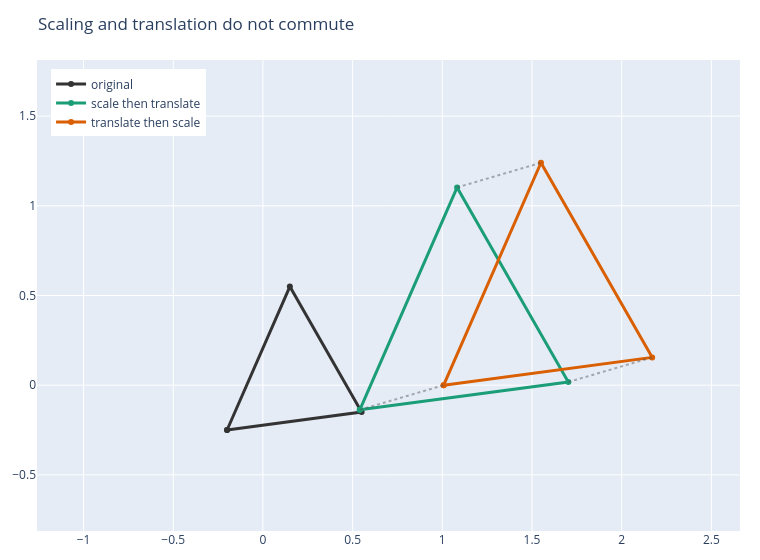

Notebook source saved alongside this figure:
### Code cell
fig_noncomm = go.Figure()
fig_noncomm.add_trace(go.Scatter(x=triangle[:, 0], y=triangle[:, 1], mode="lines+markers", name="original", line=dict(width=3, color="#333333")))
fig_noncomm.add_trace(go.Scatter(x=scale_then_translate[:, 0], y=scale_then_translate[:, 1], mode="lines+markers", name="scale then translate", line=dict(width=3, color="#1b9e77")))
fig_noncomm.add_trace(go.Scatter(x=translate_then_scale[:, 0], y=translate_then_scale[:, 1], mode="lines+markers", name="translate then scale", line=dict(width=3, color="#d95f02")))
for p, q in zip(scale_then_translate[:-1], translate_then_scale[:-1]):
    fig_noncomm.add_trace(go.Scatter(x=[p[0], q[0]], y=[p[1], q[1]], mode="lines", showlegend=False, line=dict(color="rgba(80,80,80,0.45)", dash="dot")))
fig_noncomm.update_layout(
    title="Scaling and translation do not commute",
    width=760,
    height=560,
    xaxis=dict(scaleanchor="y", scaleratio=1, range=[-0.8, 2.2], zeroline=False),
    yaxis=dict(range=[-0.8, 1.8], zeroline=False),
    legend=dict(x=0.02, y=0.98),
    margin=dict(l=20, r=20, t=60, b=20),
)
artifact_paths["noncommutativity"] = Path("artifacts/chapter-16/plots/scaling-translation-noncommutativity.html")
fig_noncomm.write_html(str(PROJECT_ROOT / artifact_paths["noncommutativity"]), include_plotlyjs=True)
fig_noncomm

### Figure 1 — Plotly figure (JSON) as saved in the notebook; plotly's stock layout.template omitted (floating-point values rounded to 4 significant figures)
{"data": [{"line": {"color": "#333333", "width": 3}, "mode": "lines+markers", "name": "original", "type": "scatter", "x": [-0.2, 0.55, 0.15, -0.2], "y": [-0.25, -0.15, 0.55, -0.25]}, {"line": {"color": "#1b9e77", "width": 3}, "mode": "lines+markers", "name": "scale then translate", "type": "scatter", "x": [0.54, 1.703, 1.083, 0.54], "y": [-0.1375, 0.0175, 1.103, -0.1375]}, {"line": {"color": "#d95f02", "width": 3}, "mode": "lines+markers", "name": "translate then scale", "type": "scatter", "x": [1.007, 2.17, 1.55, 1.007], "y": [0.0, 0.155, 1.24, 0.0]}, {"line": {"color": "rgba(80,80,80,0.45)", "dash": "dot"}, "mode": "lines", "showlegend": false, "type": "scatter", "x": [0.54, 1.007], "y": [-0.1375, 0.0]}, {"line": {"color": "rgba(80,80,80,0.45)", "dash": "dot"}, "mode": "lines", "showlegend": false, "type": "scatter", "x": [1.703, 2.17], "y": [0.0175, 0.155]}, {"line": {"color": "rgba(80,80,80,0.45)", "dash": "dot"}, "mode": "lines", "showlegend": false, "type": "scatter", "x": [1.083, 1.55], "y": [1.103, 1.24]}], "layout": {"height": 560, "legend": {"x": 0.02, "y": 0.98}, "margin": {"b": 20, "l": 20, "r": 20, "t": 60}, "title": {"text": "Scaling and translation do not commute"}, "width": 760, "xaxis": {"range": [-0.8, 2.2], "scaleanchor": "y", "scaleratio": 1, "zeroline": false}, "yaxis": {"range": [-0.8, 1.8], "zeroline": false}}}
